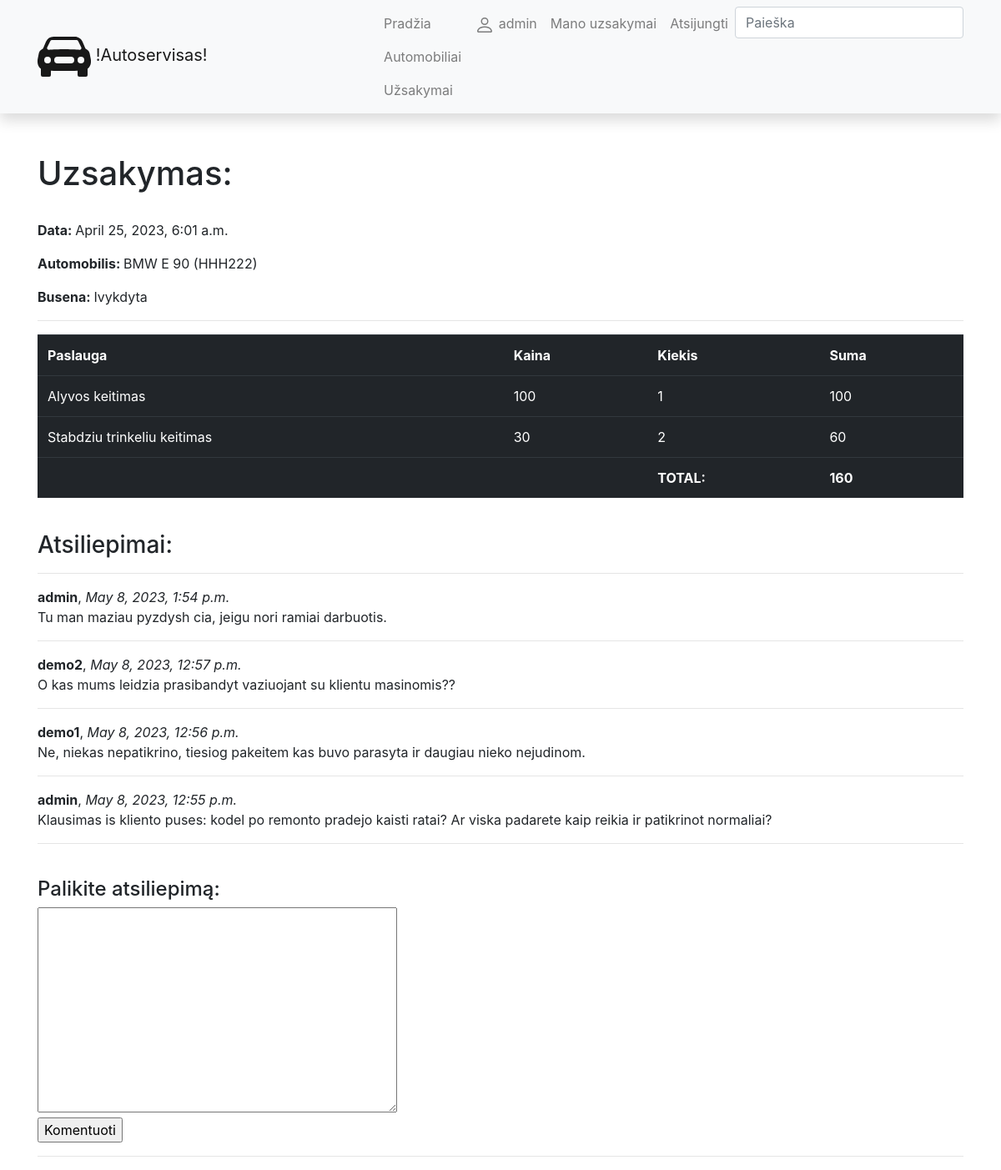
The app's page /autoservisas/orders/1 (signed in) with its own data.
### autoservisas/models.py (models this page shows, shortened)
class Uzsakymas(models.Model):
    data = models.DateTimeField(verbose_name='Data ir laikas', auto_now_add=True)
    automobilis = models.ForeignKey(to='Automobilis', verbose_name='Automobilis', on_delete=models.SET_NULL, null=True)
    klientas = models.ForeignKey(to=User, on_delete=models.SET_NULL, null=True, blank=True)
    grazinimo_data = models.DateField(verbose_name='Bus atlikta', null=True, blank=True)
    def total(self):
        total_suma = 0
        for line in self.lines.all():
            total_suma += line.suma()
        return total_suma
    LOAN_STATUS = (
        ('p', 'Patvirtinta'),
        ('v', 'Vykdoma'),
        ('a', 'Atsaukta'),
        ('t', 'Tvirtinama'),
        ('i', 'Ivykdyta'),
    )
    status = models.CharField(verbose_name="Busena", max_length=1, choices=LOAN_STATUS, blank=True, default='t')
    class Meta:
        verbose_name = "Uzsakymas"
        verbose_name_plural = "Uzsakymai"

class Automobilis(models.Model):
    valstybinis_nr = models.CharField(verbose_name='Valstybinis numeris', max_length=6)
    vin = models.CharField(verbose_name='VIN kodas', max_length=17)
    kliento_vardas = models.CharField(verbose_name='Savininkas', max_length=50)
    automobilio_modelis = models.ForeignKey(to='AutomobilioModelis', verbose_name='Automobilio modelis', on_delete=models.SET_NULL, null=True)
    photo = models.ImageField(verbose_name="Nuotrauka", upload_to='vehicles', null=True, blank=True) #arba tik blank=True
    description = HTMLField(verbose_name='Aprasymas', max_length=2000, default='')
    def __str__(self):
        return f'{self.automobilio_modelis} ({self.valstybinis_nr})'
    class Meta:
        verbose_name = "Automobilis"
        verbose_name_plural = "Automobiliai"

class AutomobilioModelis(models.Model):
    marke = models.CharField(verbose_name='Gamintojas', max_length=50)
    modelis = models.CharField(verbose_name='Modelis', max_length=50)
    def __str__(self):
        return f'{self.marke} {self.modelis}'
    class Meta:
        verbose_name = "Automobilio modelis"
        verbose_name_plural = "Automobilio modeliai"

class UzsakymoEilute(models.Model):
    uzsakymas = models.ForeignKey(to='Uzsakymas', on_delete=models.CASCADE, related_name='lines')
    paslauga = models.ForeignKey(to='Paslauga', verbose_name='Paslauga', on_delete=models.SET_NULL, null=True)
    kiekis = models.IntegerField(verbose_name='Kiekis')
    def suma(self):
        return self.paslauga.kaina * self.kiekis
    class Meta:
        verbose_name = "Uzsakymo eilute"
        verbose_name_plural = "Uzsakymo eilutes"

class Paslauga(models.Model):
    pavadinimas = models.CharField(verbose_name='Pavadinimas', max_length=50)
    kaina = models.IntegerField(verbose_name='Kaina')
    def __str__(self):
        return self.pavadinimas
    class Meta:
        verbose_name = "Paslauga"
        verbose_name_plural = "Paslaugos"

class OrderReview(models.Model):
    uzsakymas = models.ForeignKey(to='Uzsakymas', verbose_name='Uzsakymas', on_delete=models.SET_NULL, null=True, blank=True, related_name='reviews')
    komentatorius = models.ForeignKey(to=User, on_delete=models.SET_NULL, null=True, blank=True)
    sukurimo_data = models.DateTimeField(verbose_name='Data', auto_now_add=True)
    komentaras = models.TextField(verbose_name='Atsiliepimas', max_length=3000)
    class Meta:
        verbose_name = 'Atsiliepimas'
        verbose_name_plural = 'Atsiliepimai'
        ordering = ['-sukurimo_data']

### autoservisas/views.py (the view, shortened to what this page needs)
# urls.py: path('orders/<int:pk>', views.OrderDetailView.as_view(), name='order'),
class OrderDetailView(FormMixin, generic.DetailView):
    model = Uzsakymas
    template_name = 'order.html'
    context_object_name = 'order'
    form_class = OrderReviewForm

### autoservisas/forms.py
class OrderReviewForm(forms.ModelForm):
    class Meta:
        model = OrderReview
        fields = ['komentaras']

### autoservisas/templates/order.html (shortened to what this page needs)
{% extends 'base.html'%}
{% block content %}
<h1>Uzsakymas:</h1>
<br>
<p><strong>Data: </strong>{{ order.data }}</p>
<p><strong>Automobilis: </strong>{{ order.automobilis }}</p>
<p><strong>Busena: </strong>{{ order.get_status_display }}</p>
<hr>
<table class="table table-dark table-hover">
    <tr>
        <th>Paslauga</th>
        <th>Kaina</th>
        <th>Kiekis</th>
        <th>Suma</th>
    </tr>
{% for line in order.lines.all %}
    <tr>
        <td>{{ line.paslauga }}</td>
        <td>{{ line.paslauga.kaina }}</td>
        <td>{{ line.kiekis }}</td>
        <td>{{ line.suma }}</td>
    </tr>
{% endfor %}
    <tr>
        <td></td>
        <td></td>
        <td><strong>TOTAL:</strong></td>
        <td><strong>{{ order.total }}</strong></td>
    </tr>
</table>
<br>
<h3>Atsiliepimai:</h3>
{% if order.reviews.all %}
{% for review in order.reviews.all %}
<hr>
<strong>{{ review.komentatorius }}</strong>, <em>{{ review.sukurimo_data }}</em>
<p>{{ review.komentaras }}</p>
{% endfor %}
{% else %}
<p>Siame uzsakyme nera jokiu atsiliepimu.</p>
{% endif %}
{% if user.is_authenticated %}
  <div class="fieldWrapper">
    <hr><br/>
    <h4>Palikite atsiliepimą:</h4>
    <form action="" method="post">
      {{ form.komentaras }}</br>
      <input type="submit" value="Komentuoti">
    </form>
  </div>
<hr>
  {% endif %}
{% endblock %}

### autoservisas/templates/base.html (shortened to what this page needs)
<!DOCTYPE html>
<html lang="en">
<head>
    <link rel="stylesheet" href="https://stackpath.bootstrapcdn.com/bootstrap/4.1.3/css/bootstrap.min.css"
>
    <link rel="stylesheet" href="https://cdnjs.cloudflare.com/ajax/libs/font-awesome/4.7.0/css/font-awesome.min.css">
    {% load static %}
</head>
<body>
{% load i18n %}
<nav class="navbar navbar-expand-lg navbar-light bg-light static-top mb-5 shadow">
    <div class="container">
        <a class="navbar-brand" href="#">
            !Autoservisas!</a>
        <div class="collapse navbar-collapse" id="navbarResponsive">
            <ul class="navbar-nav ml-auto">
                <li class="nav-item">
                    <a class="nav-link" href="{% url 'index' %}">Pradžia</a>
                    <a class="nav-link" href="{% url 'vehicles' %}">Automobiliai</a>
                    <a class="nav-link" href="{% url 'orders' %}">Užsakymai</a>
                </li>
                {% if user.is_authenticated %}
                <li class="nav-item"><a class="nav-link" href="{% url 'profile' %}">
                    {{ user.get_username }}</a></li>
                <li class="nav-item"><a class="nav-link" href="{% url 'my_orders'%}">Mano uzsakymai</a></li>
                <li class="nav-item"><a class="nav-link" href="{% url 'logout'%}">Atsijungti</a></li>
                {% else %}
                <li class="nav-item"><a class="nav-link" href="{% url 'register'%}">Registruotis</a></li>
                <li class="nav-item"><a class="nav-link" href="{% url 'login'%}">Prisijungti</a></li>
                {% endif %}
                <li>
                <form action="{% url 'search' %}" method="get" class="form-inline my-2 my-md-0">
                <input name="query" class="form-control" type="text" placeholder="Paieška">
                </form>
                </li>
            </ul>
        </div>
    </div>
</nav>
<div class="container">
    {% block content %}{% endblock %}
</div>
</body>
</html>

### records on screen
Uzsakymas: data "April 25, 2023, 6:01 a.m.", automobilis "BMW E 90 (HHH222)", status "Ivykdyta", total "160"
UzsakymoEilute: paslauga "Alyvos keitimas", paslauga.kaina "100", kiekis "1", suma "100"
UzsakymoEilute: paslauga "Stabdziu trinkeliu keitimas", paslauga.kaina "30", kiekis "2", suma "60"
OrderReview: komentatorius "admin", sukurimo_data "May 8, 2023, 1:54 p.m.", komentaras "Tu man maziau pyzdysh cia, jeigu nori ramiai darbuotis."
OrderReview: komentatorius "demo2", sukurimo_data "May 8, 2023, 12:57 p.m.", komentaras "O kas mums leidzia prasibandyt vaziuojant su klientu masinomis??"
OrderReview: komentatorius "demo1", sukurimo_data "May 8, 2023, 12:56 p.m.", komentaras "Ne, niekas nepatikrino, tiesiog pakeitem kas buvo parasyta ir daugiau nieko nejudinom."
OrderReview: komentatorius "admin", sukurimo_data "May 8, 2023, 12:55 p.m.", komentaras "Klausimas is kliento puses: kodel po remonto pradejo kaisti ratai? Ar viska padarete kaip reikia ir patikrinot normaliai?"

### other values on screen
{{ user.get_username }} "admin"
